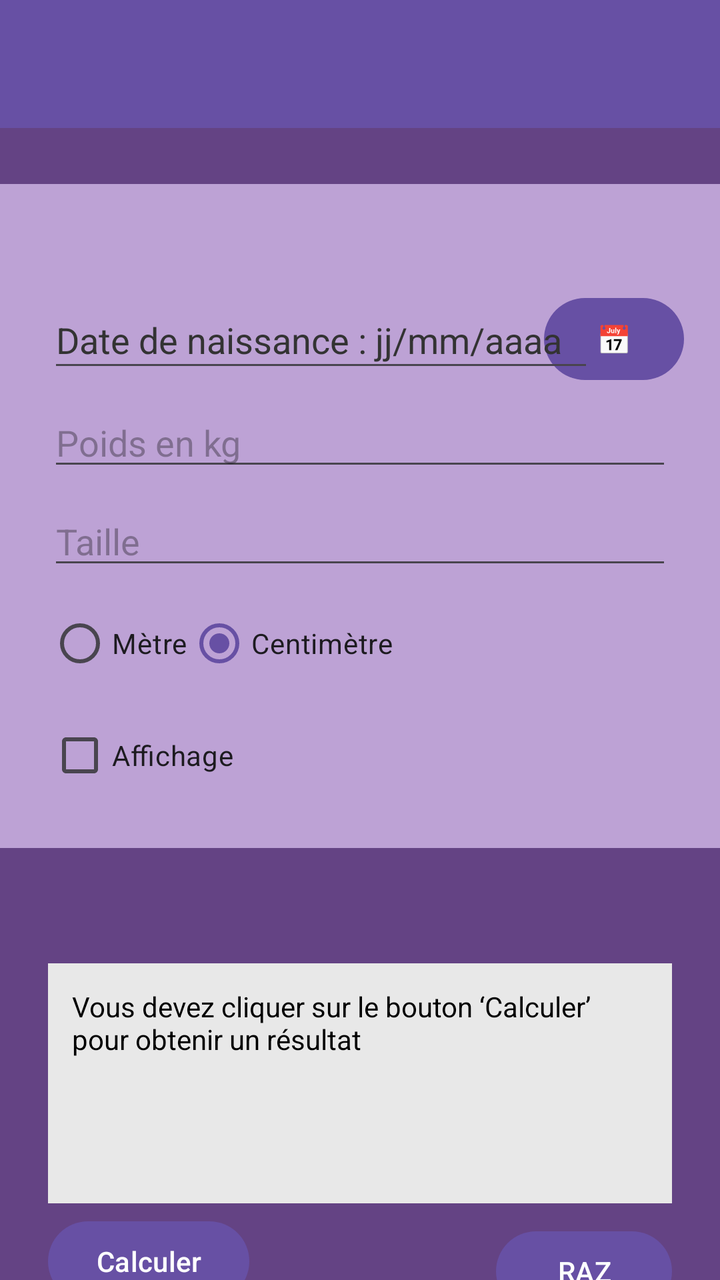
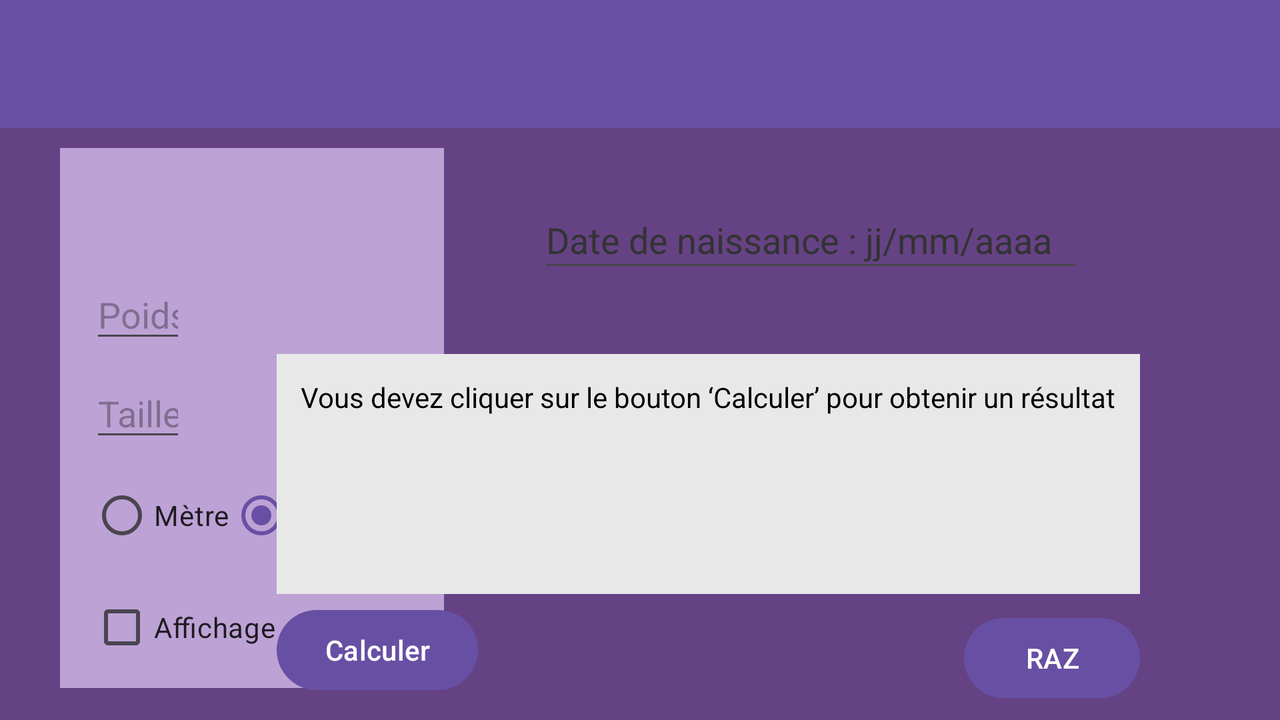

An Android layout and its configuration variant, each rendered on a device that would load it. The default file and the variant file are quoted in full after the pictures.
<!-- AndroidManifest.xml: application theme Theme.FitOuFrite -->
<!-- res/layout/activity_calcul.xml -->
<?xml version="1.0" encoding="utf-8"?>
<androidx.constraintlayout.widget.ConstraintLayout xmlns:android="http://schemas.android.com/apk/res/android"
    xmlns:app="http://schemas.android.com/apk/res-auto"
    xmlns:tools="http://schemas.android.com/tools"
    android:id="@+id/calculMain"
    android:layout_width="match_parent"
    android:layout_height="match_parent"
    android:background="@color/dark_purple"
    tools:context=".CalculActivity">

    <androidx.appcompat.widget.Toolbar
        android:id="@+id/my_toolbar"
        android:layout_width="match_parent"
        android:layout_height="?attr/actionBarSize"
        android:background="?attr/colorPrimary"
        android:elevation="4dp"
        android:theme="@style/ThemeOverlay.AppCompat.ActionBar"
        app:popupTheme="@style/ThemeOverlay.AppCompat.Light"
        app:titleTextColor="@android:color/white"
        tools:ignore="MissingConstraints" />

    <TextView
        android:id="@+id/textView2"
        android:layout_width="376dp"
        android:layout_height="332dp"
        android:layout_marginStart="100dp"
        android:layout_marginTop="28dp"
        android:layout_marginEnd="100dp"
        android:background="@color/light_purple"
        app:layout_constraintEnd_toEndOf="parent"
        app:layout_constraintStart_toStartOf="parent"
        app:layout_constraintTop_toBottomOf="@+id/my_toolbar" />

    <Button
        android:id="@+id/buttonDate"
        android:layout_width="70dp"
        android:layout_height="49dp"
        android:layout_marginTop="7dp"
        android:layout_marginEnd="18dp"
        android:text="📅"
        app:layout_constraintEnd_toEndOf="parent"
        app:layout_constraintTop_toBottomOf="@+id/spinnerGenre" />

    <Spinner
        android:id="@+id/spinnerGenre"
        android:layout_width="0dp"
        android:layout_height="wrap_content"
        android:layout_marginStart="24dp"
        android:layout_marginTop="50dp"
        android:layout_marginEnd="24dp"
        app:layout_constraintEnd_toEndOf="parent"
        app:layout_constraintStart_toStartOf="parent"
        app:layout_constraintTop_toBottomOf="@+id/my_toolbar" />

    <EditText
        android:id="@+id/dateInputText"
        android:layout_width="273dp"
        android:layout_height="45dp"
        android:layout_marginTop="8dp"
        android:hint="Date de naissance : jj/mm/aaaa"
        android:inputType="date"
        android:textColor="#000000"
        android:textColorHint="#333333"
        app:layout_constraintEnd_toEndOf="@id/spinnerGenre"
        app:layout_constraintHorizontal_bias="0.0"
        app:layout_constraintStart_toStartOf="@id/spinnerGenre"
        app:layout_constraintTop_toBottomOf="@id/spinnerGenre" />

    <EditText
        android:id="@+id/poidsInputText"
        android:layout_width="0dp"
        android:layout_height="wrap_content"
        android:layout_marginTop="8dp"
        android:hint="Poids en kg"
        android:inputType="numberDecimal"
        app:layout_constraintEnd_toEndOf="@id/spinnerGenre"
        app:layout_constraintHorizontal_bias="0.0"
        app:layout_constraintStart_toStartOf="@id/spinnerGenre"
        app:layout_constraintTop_toBottomOf="@id/dateInputText" />

    <CheckBox
        android:id="@+id/checkAffichage"
        android:layout_width="wrap_content"
        android:layout_height="wrap_content"
        android:layout_marginTop="8dp"
        android:text="Affichage"
        app:layout_constraintStart_toStartOf="@id/spinnerGenre"
        app:layout_constraintTop_toBottomOf="@id/radioGroupUnite" />

    <RadioGroup
        android:id="@+id/radioGroupUnite"
        android:layout_width="wrap_content"
        android:layout_height="wrap_content"
        android:layout_marginTop="8dp"
        android:orientation="horizontal"
        app:layout_constraintStart_toStartOf="@id/spinnerGenre"
        app:layout_constraintTop_toBottomOf="@id/tailleInputText">

        <RadioButton
            android:id="@+id/radioMetre"
            android:layout_width="wrap_content"
            android:layout_height="wrap_content"
            android:text="Mètre" />

        <RadioButton
            android:id="@+id/radioCentimetre"
            android:layout_width="wrap_content"
            android:layout_height="wrap_content"
            android:checked="true"
            android:text="Centimètre" />
    </RadioGroup>

    <EditText
        android:id="@+id/tailleInputText"
        android:layout_width="0dp"
        android:layout_height="wrap_content"
        android:layout_marginTop="8dp"
        android:hint="Taille"
        android:inputType="numberDecimal"
        app:layout_constraintEnd_toEndOf="@id/spinnerGenre"
        app:layout_constraintHorizontal_bias="0.0"
        app:layout_constraintStart_toStartOf="@id/spinnerGenre"
        app:layout_constraintTop_toBottomOf="@id/poidsInputText" />

    <TextView
        android:id="@+id/resultatText"
        android:layout_width="0dp"
        android:layout_height="120dp"
        android:layout_marginTop="80dp"
        android:background="#E8E8E8"
        android:padding="12dp"
        android:text="Vous devez cliquer sur le bouton ‘Calculer’ pour obtenir un résultat"
        android:textColor="#000000"
        android:textSize="14sp"
        app:layout_constraintEnd_toEndOf="@id/spinnerGenre"
        app:layout_constraintHorizontal_bias="0.0"
        app:layout_constraintStart_toStartOf="@id/spinnerGenre"
        app:layout_constraintTop_toBottomOf="@id/checkAffichage" />

    <Button
        android:id="@+id/buttonCalculImc"
        android:layout_width="wrap_content"
        android:layout_height="wrap_content"
        android:layout_marginTop="5dp"
        android:text="Calculer"
        app:layout_constraintStart_toStartOf="@id/resultatText"
        app:layout_constraintTop_toBottomOf="@id/resultatText" />

    <Button
        android:id="@+id/buttonRaz"
        android:layout_width="wrap_content"
        android:layout_height="wrap_content"
        android:layout_marginTop="5dp"
        android:text="RAZ"
        app:layout_constraintEnd_toEndOf="@id/resultatText"
        app:layout_constraintTop_toTopOf="@id/buttonCalculImc" />

</androidx.constraintlayout.widget.ConstraintLayout>
<!-- resources referenced by this layout -->
<resources>
  <color name="dark_purple">#644384</color>
  <color name="light_purple">#BDA2D5</color>
  <style name="Theme.FitOuFrite" parent="Base.Theme.FitOuFrite" />
  <style name="Base.Theme.FitOuFrite" parent="Theme.Material3.DayNight.NoActionBar">
          
          
      </style>
</resources>
<!-- res/layout-land/activity_calcul.xml (the repository's variant of the layout above) -->
<!-- drawn on the phone turned sideways -->
<?xml version="1.0" encoding="utf-8"?>
<androidx.constraintlayout.widget.ConstraintLayout
    xmlns:android="http://schemas.android.com/apk/res/android"
    xmlns:app="http://schemas.android.com/apk/res-auto"
    xmlns:tools="http://schemas.android.com/tools"
    android:id="@+id/calculMain"
    android:layout_width="match_parent"
    android:layout_height="match_parent"
    android:background="#CC3F1666"
    tools:context=".CalculActivity">

    <TextView
        android:id="@+id/textView"
        android:layout_width="192dp"
        android:layout_height="270dp"
        android:layout_marginStart="30dp"
        android:layout_marginTop="4dp"
        android:layout_marginBottom="10dp"
        android:background="@color/light_purple"
        app:layout_constraintBottom_toBottomOf="parent"
        app:layout_constraintStart_toStartOf="parent"
        app:layout_constraintTop_toBottomOf="@+id/my_toolbar" />

    <androidx.appcompat.widget.Toolbar
        android:id="@+id/my_toolbar"
        android:layout_width="match_parent"
        android:layout_height="?attr/actionBarSize"
        android:background="?attr/colorPrimary"
        android:elevation="4dp"
        android:theme="@style/ThemeOverlay.AppCompat.ActionBar"
        app:popupTheme="@style/ThemeOverlay.AppCompat.Light"
        app:titleTextColor="@android:color/white"
        tools:ignore="MissingConstraints" />

    <Button
        android:id="@+id/buttonDate"
        android:layout_width="70dp"
        android:layout_height="49dp"
        android:layout_marginStart="313dp"
        android:layout_marginTop="32dp"
        android:layout_marginEnd="125dp"
        android:text="📅"
        app:layout_constraintEnd_toEndOf="parent"
        app:layout_constraintHorizontal_bias="1.0"
        app:layout_constraintStart_toStartOf="@+id/dateInputText"
        app:layout_constraintTop_toBottomOf="@+id/my_toolbar" />

    <Spinner
        android:id="@+id/spinnerGenre"
        android:layout_width="0dp"
        android:layout_height="wrap_content"
        android:layout_marginStart="45dp"
        android:layout_marginTop="37dp"
        app:layout_constraintStart_toStartOf="parent"
        app:layout_constraintTop_toBottomOf="@+id/my_toolbar" />

    <EditText
        android:id="@+id/dateInputText"
        android:layout_width="273dp"
        android:layout_height="45dp"
        android:layout_marginStart="224dp"
        android:layout_marginTop="32dp"
        android:hint="Date de naissance : jj/mm/aaaa"
        android:inputType="date"
        android:textColor="#000000"
        android:textColorHint="#333333"
        app:layout_constraintStart_toStartOf="@+id/spinnerGenre"
        app:layout_constraintTop_toBottomOf="@+id/my_toolbar" />

    <EditText
        android:id="@+id/poidsInputText"
        android:layout_width="0dp"
        android:layout_height="wrap_content"
        android:layout_marginTop="10dp"
        android:hint="Poids en kg"
        android:inputType="numberDecimal"
        android:textColor="@color/black"
        app:layout_constraintEnd_toEndOf="@id/spinnerGenre"
        app:layout_constraintHorizontal_bias="0.0"
        app:layout_constraintStart_toStartOf="@id/spinnerGenre"
        app:layout_constraintTop_toBottomOf="@+id/spinnerGenre" />

    <CheckBox
        android:id="@+id/checkAffichage"
        android:layout_width="wrap_content"
        android:layout_height="wrap_content"
        android:layout_marginTop="8dp"
        android:text="Affichage"
        app:layout_constraintStart_toStartOf="@id/spinnerGenre"
        app:layout_constraintTop_toBottomOf="@id/radioGroupUnite" />

    <RadioGroup
        android:id="@+id/radioGroupUnite"
        android:layout_width="wrap_content"
        android:layout_height="wrap_content"
        android:layout_marginTop="8dp"
        android:orientation="horizontal"
        app:layout_constraintStart_toStartOf="@id/spinnerGenre"
        app:layout_constraintTop_toBottomOf="@id/tailleInputText">

        <RadioButton
            android:id="@+id/radioMetre"
            android:layout_width="wrap_content"
            android:layout_height="wrap_content"
            android:text="Mètre" />

        <RadioButton
            android:id="@+id/radioCentimetre"
            android:layout_width="wrap_content"
            android:layout_height="wrap_content"
            android:checked="true"
            android:text="Centimètre" />
    </RadioGroup>

    <EditText
        android:id="@+id/tailleInputText"
        android:layout_width="0dp"
        android:layout_height="wrap_content"
        android:layout_marginTop="8dp"
        android:hint="Taille"
        android:inputType="numberDecimal"
        app:layout_constraintEnd_toEndOf="@id/spinnerGenre"
        app:layout_constraintHorizontal_bias="0.0"
        app:layout_constraintStart_toStartOf="@id/spinnerGenre"
        app:layout_constraintTop_toBottomOf="@id/poidsInputText" />

    <Button
        android:id="@+id/buttonRaz"
        android:layout_width="wrap_content"
        android:layout_height="wrap_content"
        android:layout_marginTop="4dp"
        android:text="RAZ"
        app:layout_constraintEnd_toEndOf="@id/resultatText"
        app:layout_constraintTop_toTopOf="@id/buttonCalculImc" />

    <Button
        android:id="@+id/buttonCalculImc"
        android:layout_width="wrap_content"
        android:layout_height="wrap_content"
        android:layout_marginTop="4dp"
        android:text="Calculer"
        app:layout_constraintStart_toStartOf="@id/resultatText"
        app:layout_constraintTop_toBottomOf="@id/resultatText" />

    <TextView
        android:id="@+id/resultatText"
        android:layout_width="0dp"
        android:layout_height="120dp"
        android:layout_marginTop="36dp"
        android:layout_marginEnd="70dp"
        android:background="#E8E8E8"
        android:padding="12dp"
        android:text="Vous devez cliquer sur le bouton ‘Calculer’ pour obtenir un résultat"
        android:textColor="#000000"
        android:textSize="14sp"
        app:layout_constraintEnd_toEndOf="parent"
        app:layout_constraintTop_toBottomOf="@+id/dateInputText" />

</androidx.constraintlayout.widget.ConstraintLayout>
<!-- resources referenced by the variant -->
<!-- as the phone turned sideways resolves them -->
<resources>
  <color name="black">#FF000000</color>
  <color name="light_purple">#BDA2D5</color>
  <style name="Theme.FitOuFrite" parent="Base.Theme.FitOuFrite" />
  <style name="Base.Theme.FitOuFrite" parent="Theme.Material3.DayNight.NoActionBar">
          
          
      </style>
</resources>
